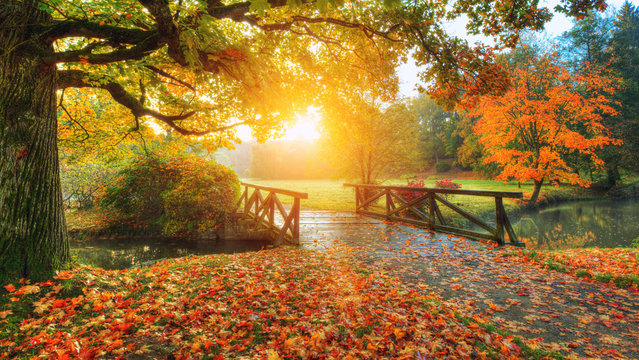
#> input picture Experiment7/scenery.jpg, 639 x 360 px
$ python Program.py
#> lines starting #> are read from the running program, lines starting #| are printed output that depends on the picture; after the words box and inside, x2 and y2 are one past the last pixel; in counts of white or black regions, pixels touching at a corner belong together
import cv2
import numpy as np

# 1. Load the image
img = cv2.imread('scenery.jpg')
#> img is the input picture: shape (360, 639, 3); mean B, G, R 54.4, 110.3, 145.9
if img is None:
    print("Error: Could not load the image.")
    exit()

# 2. Resize image
scale = 1
img_small = cv2.resize(img, (0, 0), fx=scale, fy=scale, interpolation=cv2.INTER_AREA)
gray = cv2.cvtColor(img, cv2.COLOR_BGR2GRAY)
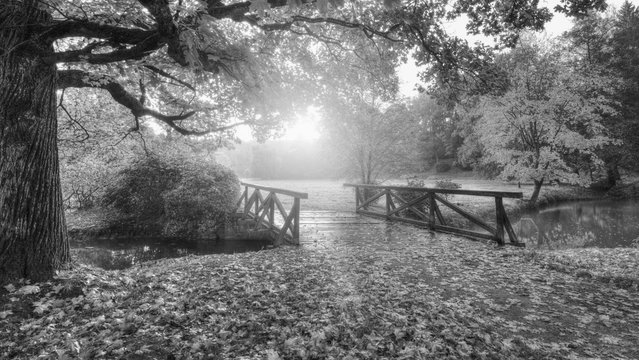
#> gray: shape (360, 639); min 4, max 255, mean 114.6

# --- Helper function to add a label with a background for visibility ---
def add_labeled_overlay(image, text):
#> called with text = 'Original'
    output = image.copy()
    font = cv2.FONT_HERSHEY_DUPLEX
    font_scale = 0.8
    color = (0, 0, 0) # Black text
    thickness = 1
    pos = (15, 35) # Top-left position

    # Add a white rectangle background so the text is always visible
    (w, h), _ = cv2.getTextSize(text, font, font_scale, thickness)
    cv2.rectangle(output, (pos[0]-5, pos[1]-h-5), (pos[0]+w+5, pos[1]+5), (255, 255, 255), -1)

    cv2.putText(output, text, pos, font, font_scale, color, thickness, cv2.LINE_AA)
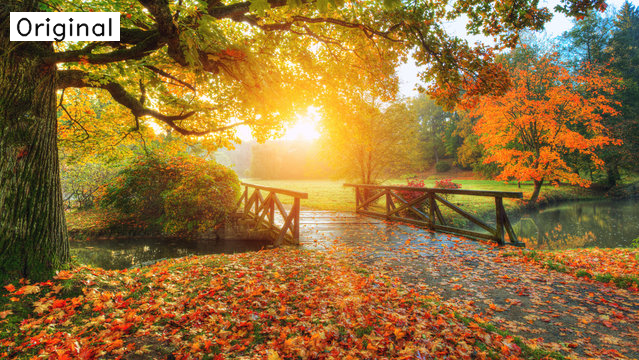
#> output: shape (360, 639, 3); mean B, G, R 57.1, 112.5, 148
    return output

# --- PROCESS IMAGES ---

# Original
original_labeled = add_labeled_overlay(img_small, "Original")

# Harris Corner Detection
gray_float = np.float32(gray)
harris_dst = cv2.cornerHarris(gray_float, 2, 3, 0.04)
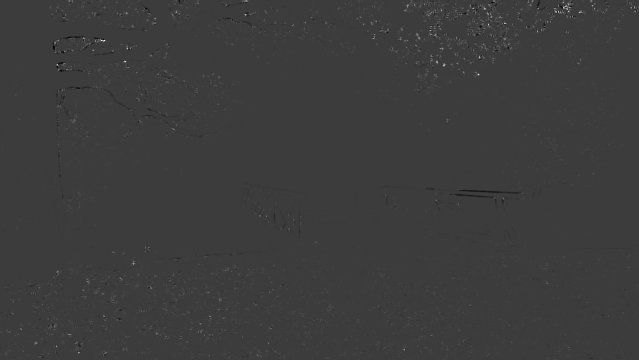
#> harris_dst: shape (360, 639) float32; min -14620338, max 47324932, mean 144361.5; drawn with min black and max white
harris_dst = cv2.dilate(harris_dst, None)
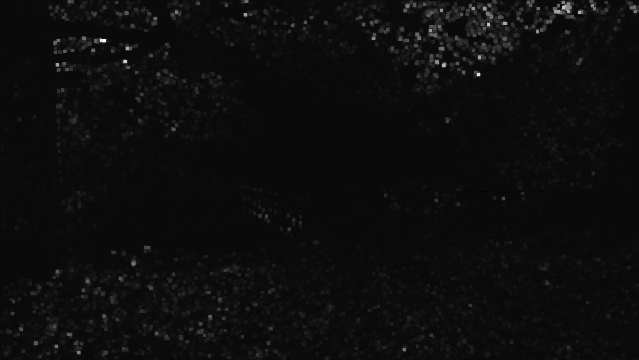
#> harris_dst: shape (360, 639) float32; min -1967535.4, max 47324932, mean 706935.3; drawn with min black and max white
harris_out = img_small.copy()
harris_out[harris_dst > 0.01 * harris_dst.max()] = [0, 0, 255]
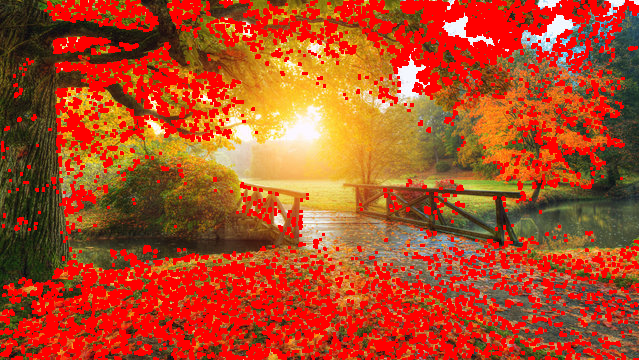
#> harris_out: shape (360, 639, 3); mean B, G, R 37.2, 76.9, 173.3
harris_labeled = add_labeled_overlay(harris_out, "Harris")
#> call 2 of add_labeled_overlay, with text = 'Harris'
#> in add_labeled_overlay (call 2), `cv2.putText(output, text, pos, font, font_scale, color, thickness, cv2..`:
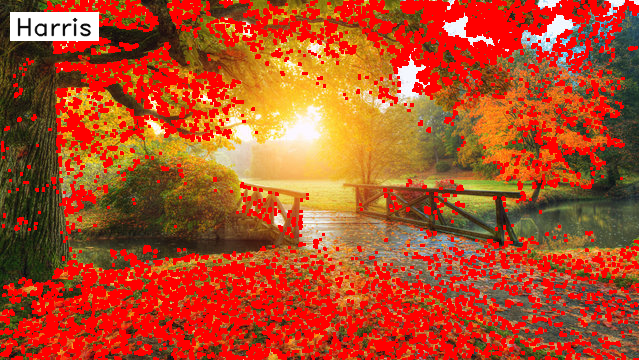
#> output: shape (360, 639, 3); mean B, G, R 39.5, 79, 174.8

# --- COMBINE AND STORE ---
# Horizontal concatenation: [Original | Harris]
combined_output = np.concatenate((original_labeled, harris_labeled), axis=1)
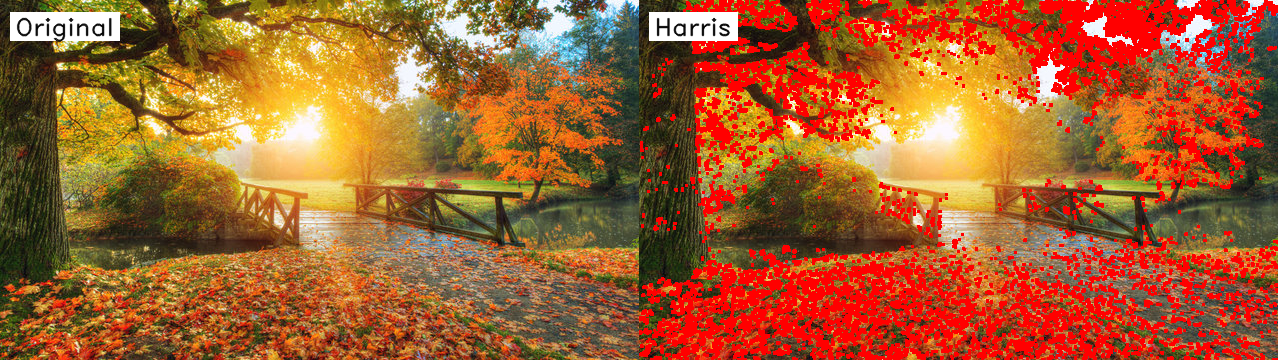
#> combined_output: shape (360, 1278, 3); mean B, G, R 48.3, 95.8, 161.4

cv2.imwrite('Output.jpg', combined_output)
cv2.imshow('Final Detection Results', combined_output)

print("Image saved as 'Output.jpg'")
cv2.waitKey(0)
cv2.destroyAllWindows()

$ run again, with Experiment7/apple.jpg copied over Experiment7/scenery.jpg
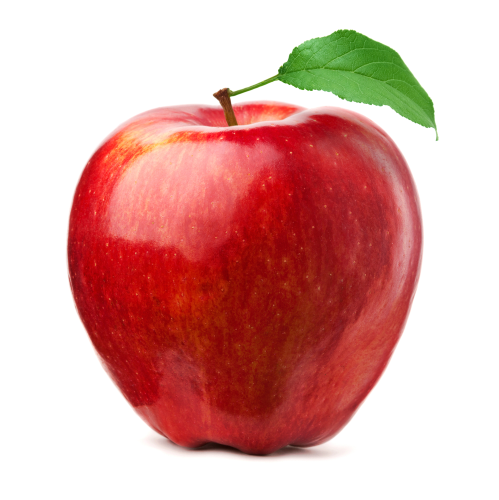
#> input picture Experiment7/apple.jpg, 998 x 1000 px (shown at 1/2 size)
#> img is the input picture: shape (1000, 998, 3); mean B, G, R 163.8, 168.4, 219.8
#> output: shape (1000, 998, 3); 0.09% of pixels changed, all inside (x1, y1, x2, y2) = (16, 17, 112, 43)
#> `harris_dst = cv2.dilate(harris_dst, None)`:
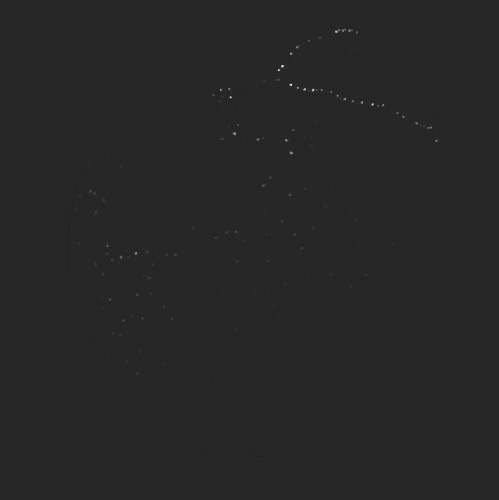
#> harris_dst: shape (1000, 998) float32 (shown at 1/2 size); min -3387179.2, max 18434086, mean 10181.8; drawn with min black and max white
#> harris_out: shape (1000, 998, 3); 0.6% of pixels changed, all inside (x1, y1, x2, y2) = (142, 57, 878, 878)
#> output: shape (1000, 998, 3); mean B, G, R 163.3, 167.7, 220.1
#> `combined_output = np.concatenate((original_labeled, harris_labeled), a..`:
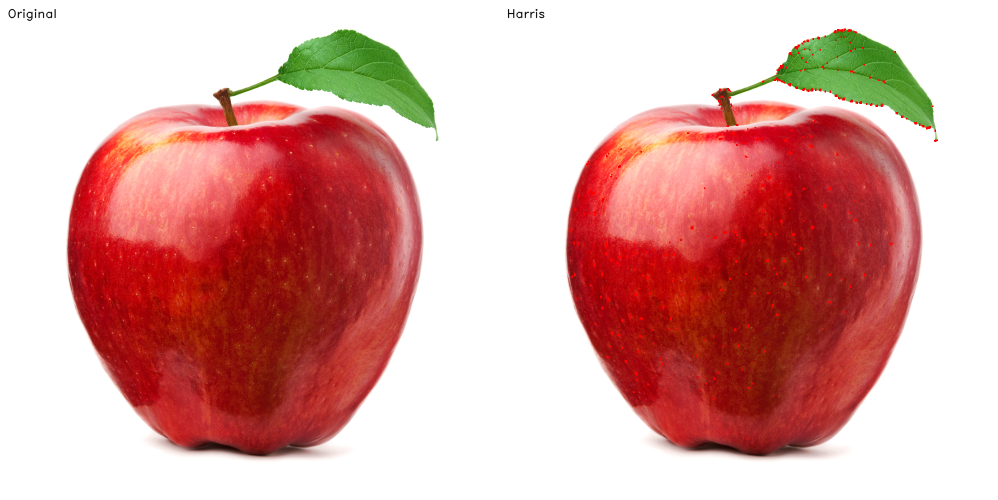
#> combined_output: shape (1000, 1996, 3) (shown at 1/2 size); mean B, G, R 163.5, 168, 219.9
